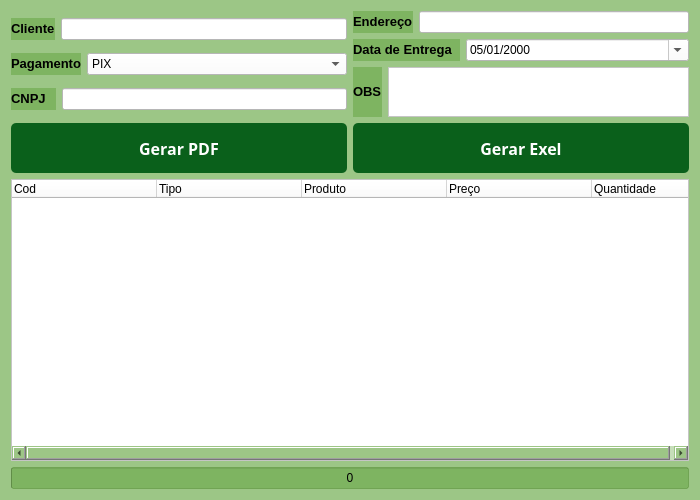
<?xml version="1.0" encoding="UTF-8"?>
<ui version="4.0">
 <class>Form</class>
 <widget class="QWidget" name="Form">
  <property name="geometry">
   <rect>
    <x>0</x>
    <y>0</y>
    <width>700</width>
    <height>500</height>
   </rect>
  </property>
  <property name="minimumSize">
   <size>
    <width>700</width>
    <height>500</height>
   </size>
  </property>
  <property name="maximumSize">
   <size>
    <width>700</width>
    <height>500</height>
   </size>
  </property>
  <property name="windowTitle">
   <string>Form</string>
  </property>
  <property name="styleSheet">
   <string notr="true">background-color: rgb(49, 134, 0, 70);</string>
  </property>
  <layout class="QVBoxLayout" name="verticalLayout_3">
   <item>
    <layout class="QHBoxLayout" name="horizontalLayout_9">
     <item>
      <layout class="QVBoxLayout" name="verticalLayout">
       <item>
        <layout class="QHBoxLayout" name="horizontalLayout">
         <item>
          <widget class="QLabel" name="label">
           <property name="maximumSize">
            <size>
             <width>16777215</width>
             <height>16777215</height>
            </size>
           </property>
           <property name="styleSheet">
            <string notr="true">color: black;</string>
           </property>
           <property name="text">
            <string>&lt;html&gt;&lt;head/&gt;&lt;body&gt;&lt;p&gt;&lt;span style=&quot; font-size:10pt; font-weight:600;&quot;&gt;Cliente&lt;/span&gt;&lt;/p&gt;&lt;/body&gt;&lt;/html&gt;</string>
           </property>
          </widget>
         </item>
         <item>
          <widget class="QLineEdit" name="txt_cliente">
           <property name="styleSheet">
            <string notr="true">background-color: white;</string>
           </property>
          </widget>
         </item>
        </layout>
       </item>
       <item>
        <layout class="QHBoxLayout" name="horizontalLayout_2">
         <item>
          <widget class="QLabel" name="label_2">
           <property name="minimumSize">
            <size>
             <width>30</width>
             <height>0</height>
            </size>
           </property>
           <property name="maximumSize">
            <size>
             <width>16777215</width>
             <height>16777215</height>
            </size>
           </property>
           <property name="styleSheet">
            <string notr="true">color: black;</string>
           </property>
           <property name="text">
            <string>&lt;html&gt;&lt;head/&gt;&lt;body&gt;&lt;p&gt;&lt;span style=&quot; font-size:10pt; font-weight:600;&quot;&gt;Pagamento&lt;/span&gt;&lt;/p&gt;&lt;/body&gt;&lt;/html&gt;</string>
           </property>
          </widget>
         </item>
         <item>
          <widget class="QComboBox" name="comboBox">
           <property name="sizePolicy">
            <sizepolicy hsizetype="Expanding" vsizetype="Fixed">
             <horstretch>0</horstretch>
             <verstretch>0</verstretch>
            </sizepolicy>
           </property>
           <property name="styleSheet">
            <string notr="true">background-color: white;</string>
           </property>
           <item>
            <property name="text">
             <string>PIX</string>
            </property>
           </item>
           <item>
            <property name="text">
             <string>Cartão-credito</string>
            </property>
           </item>
           <item>
            <property name="text">
             <string>Cartão-débito</string>
            </property>
           </item>
           <item>
            <property name="text">
             <string>Dinheiro</string>
            </property>
           </item>
          </widget>
         </item>
        </layout>
       </item>
       <item>
        <layout class="QHBoxLayout" name="horizontalLayout_3">
         <item>
          <widget class="QLabel" name="label_5">
           <property name="minimumSize">
            <size>
             <width>45</width>
             <height>0</height>
            </size>
           </property>
           <property name="styleSheet">
            <string notr="true">color: black;</string>
           </property>
           <property name="text">
            <string>&lt;html&gt;&lt;head/&gt;&lt;body&gt;&lt;p&gt;&lt;span style=&quot; font-size:10pt; font-weight:600;&quot;&gt;CNPJ&lt;/span&gt;&lt;/p&gt;&lt;/body&gt;&lt;/html&gt;</string>
           </property>
          </widget>
         </item>
         <item>
          <widget class="QLineEdit" name="txt_cnpj">
           <property name="styleSheet">
            <string notr="true">background-color: white;</string>
           </property>
           <property name="maxLength">
            <number>8</number>
           </property>
          </widget>
         </item>
        </layout>
       </item>
      </layout>
     </item>
     <item>
      <layout class="QVBoxLayout" name="verticalLayout_2">
       <item>
        <layout class="QHBoxLayout" name="horizontalLayout_6">
         <item>
          <widget class="QLabel" name="label_4">
           <property name="styleSheet">
            <string notr="true">color: black;</string>
           </property>
           <property name="text">
            <string>&lt;html&gt;&lt;head/&gt;&lt;body&gt;&lt;p&gt;&lt;span style=&quot; font-size:10pt; font-weight:600;&quot;&gt;Endereço&lt;/span&gt;&lt;/p&gt;&lt;/body&gt;&lt;/html&gt;</string>
           </property>
          </widget>
         </item>
         <item>
          <widget class="QLineEdit" name="txt_endereo">
           <property name="styleSheet">
            <string notr="true">background-color: white;</string>
           </property>
          </widget>
         </item>
        </layout>
       </item>
       <item>
        <layout class="QHBoxLayout" name="horizontalLayout_5">
         <item>
          <widget class="QLabel" name="txt_data">
           <property name="maximumSize">
            <size>
             <width>107</width>
             <height>16777215</height>
            </size>
           </property>
           <property name="styleSheet">
            <string notr="true">color: black;</string>
           </property>
           <property name="text">
            <string>&lt;html&gt;&lt;head/&gt;&lt;body&gt;&lt;p&gt;&lt;span style=&quot; font-size:10pt; font-weight:600;&quot;&gt;Data de Entrega&lt;/span&gt;&lt;/p&gt;&lt;/body&gt;&lt;/html&gt;</string>
           </property>
          </widget>
         </item>
         <item>
          <widget class="QDateTimeEdit" name="dateTimeEdit">
           <property name="styleSheet">
            <string notr="true">background-color: white;</string>
           </property>
           <property name="wrapping">
            <bool>false</bool>
           </property>
           <property name="dateTime">
            <datetime>
             <hour>3</hour>
             <minute>0</minute>
             <second>0</second>
             <year>2000</year>
             <month>1</month>
             <day>5</day>
            </datetime>
           </property>
           <property name="maximumTime">
            <time>
             <hour>2</hour>
             <minute>59</minute>
             <second>59</second>
            </time>
           </property>
           <property name="currentSection">
            <enum>QDateTimeEdit::DaySection</enum>
           </property>
           <property name="displayFormat">
            <string>dd/MM/yyyy </string>
           </property>
           <property name="calendarPopup">
            <bool>true</bool>
           </property>
           <property name="timeSpec">
            <enum>Qt::UTC</enum>
           </property>
          </widget>
         </item>
        </layout>
       </item>
       <item>
        <layout class="QHBoxLayout" name="horizontalLayout_4">
         <item>
          <widget class="QLabel" name="label_6">
           <property name="styleSheet">
            <string notr="true">color: black;</string>
           </property>
           <property name="text">
            <string>&lt;html&gt;&lt;head/&gt;&lt;body&gt;&lt;p&gt;&lt;span style=&quot; font-size:10pt; font-weight:600;&quot;&gt;OBS&lt;/span&gt;&lt;/p&gt;&lt;/body&gt;&lt;/html&gt;</string>
           </property>
          </widget>
         </item>
         <item>
          <widget class="QTextEdit" name="txt_obs">
           <property name="sizePolicy">
            <sizepolicy hsizetype="Expanding" vsizetype="Maximum">
             <horstretch>0</horstretch>
             <verstretch>0</verstretch>
            </sizepolicy>
           </property>
           <property name="maximumSize">
            <size>
             <width>16777215</width>
             <height>50</height>
            </size>
           </property>
           <property name="styleSheet">
            <string notr="true">background-color: white;</string>
           </property>
          </widget>
         </item>
        </layout>
       </item>
      </layout>
     </item>
    </layout>
   </item>
   <item>
    <layout class="QHBoxLayout" name="horizontalLayout_10">
     <item>
      <layout class="QHBoxLayout" name="horizontalLayout_7">
       <item>
        <widget class="QPushButton" name="btn_pdf">
         <property name="minimumSize">
          <size>
           <width>0</width>
           <height>50</height>
          </size>
         </property>
         <property name="font">
          <font>
           <family>Arial Black</family>
           <pointsize>12</pointsize>
           <weight>75</weight>
           <bold>true</bold>
          </font>
         </property>
         <property name="styleSheet">
          <string notr="true">QPushButton{background-color: #0A601B;
color: white;
border: none; border-radius: 5px;}
 QPushButton:hover{background-color: white;
color: #0A601B;
border: 2px solid #0A601B;}</string>
         </property>
         <property name="text">
          <string>Gerar PDF</string>
         </property>
        </widget>
       </item>
      </layout>
     </item>
     <item>
      <layout class="QHBoxLayout" name="horizontalLayout_8">
       <item>
        <widget class="QPushButton" name="btn_excel">
         <property name="minimumSize">
          <size>
           <width>0</width>
           <height>50</height>
          </size>
         </property>
         <property name="font">
          <font>
           <family>Arial Black</family>
           <pointsize>12</pointsize>
           <weight>75</weight>
           <bold>true</bold>
          </font>
         </property>
         <property name="styleSheet">
          <string notr="true">QPushButton{background-color: #0A601B;
color: white;
border: none; border-radius: 5px;}
 QPushButton:hover{background-color: white;
color: #0A601B;
border: 2px solid #0A601B;}</string>
         </property>
         <property name="text">
          <string>Gerar Exel</string>
         </property>
        </widget>
       </item>
      </layout>
     </item>
    </layout>
   </item>
   <item>
    <widget class="QTreeWidget" name="tb_orc_pedido">
     <property name="font">
      <font>
       <family>Arial Black</family>
       <pointsize>12</pointsize>
       <weight>75</weight>
       <bold>true</bold>
      </font>
     </property>
     <property name="styleSheet">
      <string notr="true">background-color: white</string>
     </property>
     <attribute name="headerDefaultSectionSize">
      <number>145</number>
     </attribute>
     <column>
      <property name="text">
       <string>Cod</string>
      </property>
     </column>
     <column>
      <property name="text">
       <string>Tipo</string>
      </property>
     </column>
     <column>
      <property name="text">
       <string>Produto</string>
      </property>
     </column>
     <column>
      <property name="text">
       <string>Preço</string>
      </property>
     </column>
     <column>
      <property name="text">
       <string>Quantidade</string>
      </property>
     </column>
    </widget>
   </item>
   <item>
    <widget class="QProgressBar" name="progressBar">
     <property name="value">
      <number>0</number>
     </property>
     <property name="alignment">
      <set>Qt::AlignCenter</set>
     </property>
     <property name="textDirection">
      <enum>QProgressBar::BottomToTop</enum>
     </property>
     <property name="format">
      <string>%p</string>
     </property>
    </widget>
   </item>
  </layout>
 </widget>
 <resources/>
 <connections/>
</ui>
